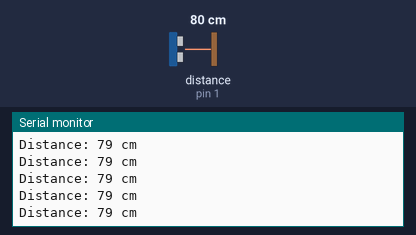
The sketch below on a simulated Arduino Uno, built with avr-gcc and run on an emulated ATmega328P. Parts: the last lines printed to the serial monitor. Inputs (shaded band) come from the test bench; at power-on: distance to the obstacle (sensor on pin 1) 80 cm. The echo pulse lasts 58.3 µs per cm.

Above: at 1.2 s.
1.3 s: distance to the obstacle (sensor on pin 1) set to 4 cm
At 1.38 s:
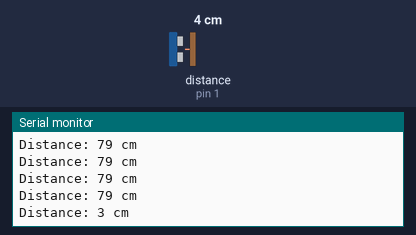
4.3 s: distance to the obstacle (sensor on pin 1) set to 2 cm
At 4.3 s:
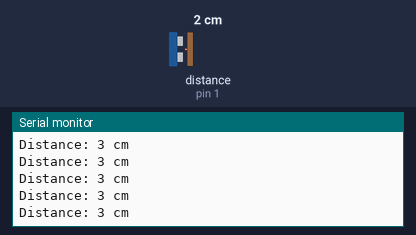
Timing chart, 0 to 7.3 s (numbered marks = the images above; inputs shaded):
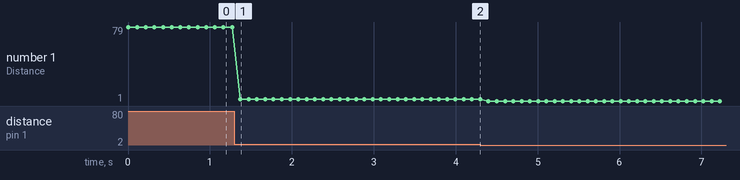

Measured:
- after the input at 1.3 s, the serial monitor: prints a new line after 0.07 s (image 1)
- plotted number 1: 79 → 3 after the input at 1.3 s, 3 → 1 after the input at 4.3 s

The sketch:

Ultrasonic_Range.ino
```cpp
#define echoPin 1 // attach pin GPIO-1 Aries to pin Echo of HC-SR04
#define trigPin 0 //attach pin GPIO-0 Aries to pin Trig of HC-SR04

// defines variables
long duration; // variable for the duration of sound wave travel
int distance; // variable for the distance measurement

void setup() {
  pinMode(trigPin, OUTPUT); // Sets the trigPin as an OUTPUT
  pinMode(echoPin, INPUT); // Sets the echoPin as an INPUT
  Serial.begin(115200);  // Serial Communication is starting with 115200 of baudrate speed
  Serial.println("Ultrasonic Sensor HC-SR04 Test"); // print some text in Serial Monitor
  Serial.println("with Aries V2.0");
}
void loop() {
  // Clears the trigPin condition
  digitalWrite(trigPin, LOW);
  delayMicroseconds(2);
  // Sets the trigPin HIGH (ACTIVE) for 10 microseconds
  digitalWrite(trigPin, HIGH);
  delayMicroseconds(10);
  digitalWrite(trigPin, LOW);
  // Reads the echoPin, returns the sound wave travel time in microseconds
  duration = pulseIn(echoPin, HIGH);
  // Calculating the distance
  distance = duration * 0.034 / 2; // Speed of sound wave divided by 2 (go and back)
  // Displays the distance on the Serial Monitor
  Serial.print("Distance: ");
  Serial.print(distance);
  Serial.println(" cm");
  delay(100);
}
```
